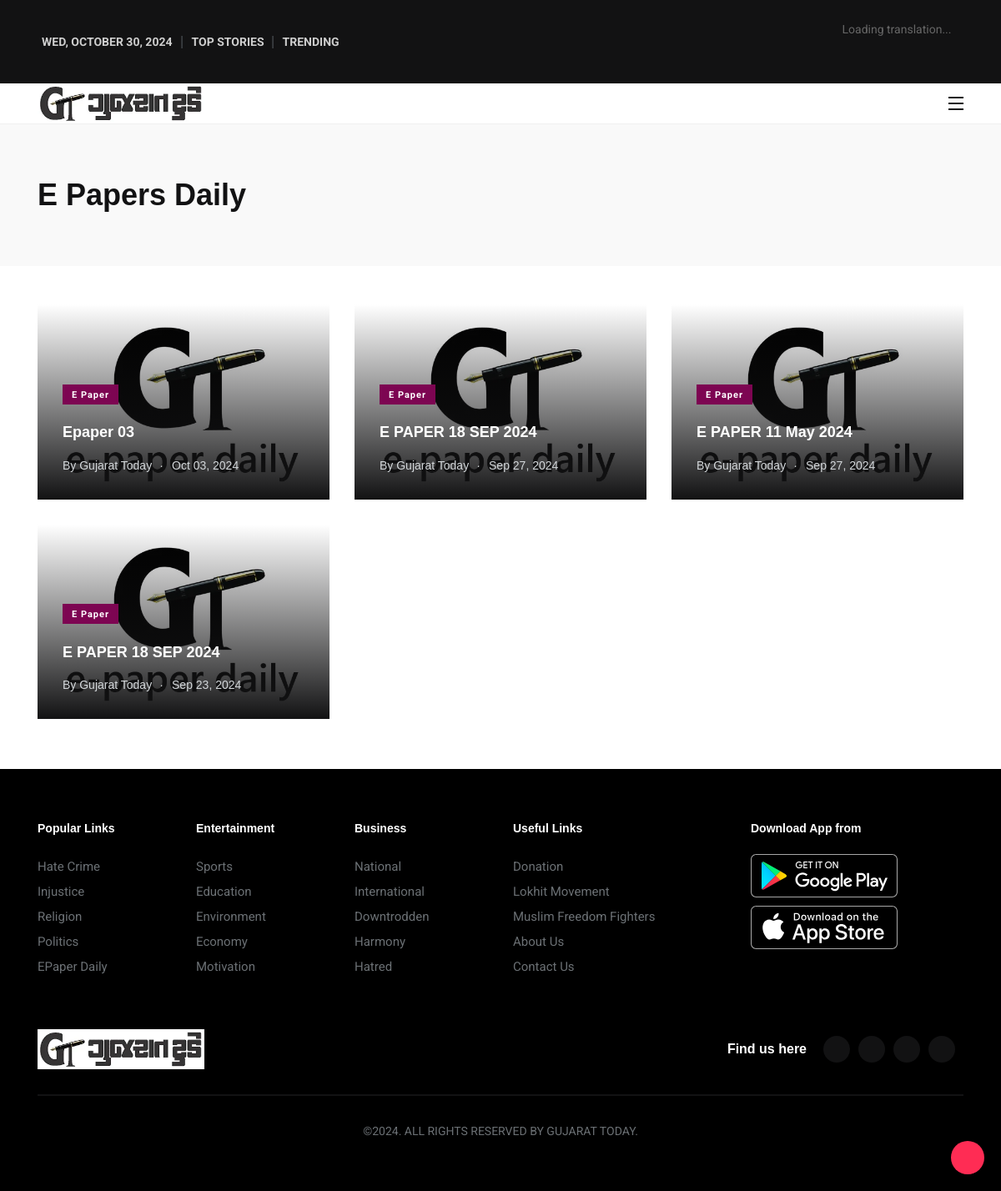
The page /epaper-daily/ on the database its author committed.
### myapp/models.py (models this page shows, shortened)
class SiteLogo(models.Model):
    logo = models.ImageField(upload_to='logos/')  # Directory where logos will be uploaded
    alt_text = models.CharField(max_length=255, blank=True, null=True)

class EpaperDaily(models.Model):
    title = models.CharField(max_length=255)
    pdf = models.FileField(upload_to='documents/')
    uploaded_at = models.DateTimeField(auto_now_add=True)
    name = models.CharField(max_length=255, default="E Papers Daily")
    class Meta:
        ordering = ['-uploaded_at']

### myapp/views.py (the view)
# urls.py: path('epaper-daily/', epaper_view, name='epaper_view'),
def epaper_view(request):
    logo = SiteLogo.objects.all()
    epaper_queryset = EpaperDaily.objects.all()
    items_per_page = 12  # Adjust the number of items per page if needed
    paginator = Paginator(epaper_queryset, items_per_page)
    page_number = request.GET.get('page', 1)  # Get current page number from request
    page_obj = paginator.get_page(page_number)
    return render(request, 'e-papers.html', {
        'logo': logo,
        'epaper': page_obj  # Pass the paginated object to the template
    })

### templates/e-papers.html (shortened to what this page needs)
{% extends 'base.html' %}
{% block start %}
<section class="banner banner__default bg-grey-light-three">
    <div class="container">
        <div class="row align-items-center">
            <div class="col-lg-12">
                <div class="post-title-wrapper">
                    <h2 class="m-b-xs-0 axil-post-title hover-line">E Papers Daily</h2>
                </div>
            </div>
        </div>
    </div>
</section>
<section class="section-gap section-gap-top__with-text trending-stories">
    <div class="container">
        <div class="row">
            {% for document in epaper %}
            <div class="col-lg-4">
                <div class="axil-img-container m-b-xs-30">
                    <a href="{{ document.pdf.url }}" class="d-block" target="_blank">
                        {% load static %}
                        <img src="{% static 'images/gt-epaper-daily.jpg' %}" alt="ePaper PDF" class="w-100">
                        <div class="grad-overlay"></div>
                    </a>
                    <div class="media post-block position-absolute">
                        <div class="media-body">
                            <div class="post-cat-group m-b-xs-10">
                                <a href="#" class="post-cat cat-btn text-capitalize" style="background-color: #7D0552;">
                                    e Paper
                                </a>
                            </div>
                            <div class="axil-media-bottom">
                                <h3 class="axil-post-title hover-line hover-line">
                                    <a href="{{ document.pdf.url }}" target="_blank">{{ document.title }}</a>
                                </h3>
                                <div class="post-metas">
                                    <ul class="list-inline">
                                        <li>By <a href="#">Gujarat Today</a></li>
                                        <li><i class="dot">.</i>{{ document.uploaded_at|date:"M d, Y" }}</li>
                                    </ul>
                                </div>
                            </div>
                        </div>
                    </div>
                </div>
            </div>
            {% endfor %}
        </div>
    </div>
</section>
{% endblock %}

### templates/base.html (shortened to what this page needs)
{% load static %}
<!DOCTYPE html>
<html lang="en">
<head>
	<link rel="stylesheet" href="https://stackpath.bootstrapcdn.com/bootstrap/4.5.2/css/bootstrap.min.css">
	<link rel="stylesheet" type="text/css" href="{% static 'css/fontawesome-all.min.css' %}">
	<link rel="stylesheet" type="text/css" href="{% static 'css/iconfont.css' %}">
	<link rel="stylesheet" type="text/css" href="{% static 'css/vendor/bootstrap.min.css' %}">
	<link rel="stylesheet" href="{% static 'css/vendor/owl.carousel.min.css' %}">
	<link rel="stylesheet" type="text/css" href="{% static 'css/vendor/magnific-popup.css' %}">
	<link rel="stylesheet" type="text/css" href="{% static 'css/vendor/animate.css' %}">
	<link rel="stylesheet" type="text/css" href="{% static 'css/vendor/slick.css' %}">
	<link rel="stylesheet" type="text/css" href="{% static 'css/style.css' %}">
	<link rel="stylesheet" type="text/css" href="{% static 'css/loader.css' %}">
	<link rel="stylesheet" href="https://cdnjs.cloudflare.com/ajax/libs/animate.css/4.1.1/animate.min.css" />
	<link rel="stylesheet"
		href="https://cdnjs.cloudflare.com/ajax/libs/OwlCarousel2/2.3.4/assets/owl.carousel.min.css" />
	<link rel="stylesheet"
		href="https://cdnjs.cloudflare.com/ajax/libs/OwlCarousel2/2.3.4/assets/owl.theme.default.min.css" />
</head>
<body>
	<div class="main-content">
		<header class="page-header">
			<div class="header-top bg-grey-dark-one">
				<div class="container">
					<div class="row align-items-center">
						<div class="col-lg-10 col-7">
							<b class="current-date text-uppercase mr-2" id="current-date"></b> <span
								class="top-head-category">|</span>
							<a href="/top-stories/"><b class="current-date text-uppercase p-2 top-head-category">Top
									Stories
									 </b></a> <span class="top-head-category">|</span>
							<a href="/trending-news/"><b
									class="current-date text-uppercase p-2 top-head-category">Trending  </b></a>
						</div>
						<div class="col-lg-2 col-5 text-right">
							<div id="google_translate_element">
								<p id="loading_message">Loading
									translation...</p>
							</div>
						</div>
					</div>
				</div>
			</div>
			<nav class="navbar bg-white">
				<div class="container">
					<div class="navbar-inner">
						<div class="brand-logo-container">
							<a href="{% url 'index' %}">
								{% for logo in logo %}
								<img src="{{ logo.logo.url }}" alt="{{ logo.alt_text }}" class="brand-logo">
								{% endfor %}
							</a>
						</div>
						<div class="navbar-extra-features ml-auto">
							<a href="#side-nav-toggler" class="side-nav-toggler" id="side-nav-toggler">
								<span></span>
								<span></span>
								<span></span>
							</a>
						</div>
						<div class="main-nav-toggler" id="goTopBtn" onclick="goToTop()">
						</div>
					</div>
				</div>
			</nav>
		</header>
	</div>
	{% block start %}
	{% endblock %}
	<footer class="page-footer bg-grey-dark-key">
		<div class="container">
			<div class="footer-top">
				<div class="row">
					<div class="col-lg-2 col-md-4 col-6">
						<div class="footer-widget">
							<h2 class="footer-widget-title">
								Popular Links
							</h2>
							<ul class="footer-nav">
								<li><a href="/hate-crime">Hate Crime</a></li>
								<li><a href="/injustice">Injustice</a></li>
								<li><a href="/religion">Religion</a></li>
								<li><a href="/politics">Politics</a></li>
								<li><a href="/epaper-daily">EPaper Daily</a></li>
							</ul>
						</div>
					</div>
					<div class="col-lg-2 col-md-4 col-6">
						<div class="footer-widget">
							<h2 class="footer-widget-title">
								Entertainment
							</h2>
							<ul class="footer-nav">
								<li><a href="/sports">Sports</a></li>
								<li><a href="/education">Education</a></li>
								<li><a href="/environment">Environment</a></li>
								<li><a href="/economy">Economy</a></li>
								<li><a href="/motivation">Motivation</a></li>
							</ul>
						</div>
					</div>
					<div class="col-lg-2 col-md-4 col-6">
						<div class="footer-widget">
							<h2 class="footer-widget-title">
								Business
							</h2>
							<ul class="footer-nav">
								<li><a href="/national">National</a></li>
								<li><a href="/international">International</a></li>
								<li><a href="/downtrodden">Downtrodden</a></li>
								<li><a href="/harmony">Harmony</a></li>
								<li><a href="/hatred">Hatred</a></li>
							</ul>
						</div>
					</div>
					<div class="col-lg-3 col-md-4 col-6">
						<div class="footer-widget">
							<h2 class="footer-widget-title">
								Useful Links
							</h2>
							<ul class="footer-nav">
								<li><a href="/donation">Donation</a></li>
								<li><a href="/lokhit-movement">Lokhit Movement</a></li>
								<li><a href="/muslim-freedom-fighters">Muslim Freedom Fighters</a></li>
								<li><a href="/about-us">About Us</a></li>
								<li><a href="/contact">Contact Us</a></li>
							</ul>
						</div>
					</div>
					<div class="col-lg-2 col-md-4 col-12">
						<div class="footer-widget app-img">
							<h2 class="footer-widget-title">
								Download App from
							</h2>
							<a target="_blank" href="#" rel="noopener noreferrer"><img loading="lazy"
									src="/static/images/playstore.svg" height="52" width="176"
									alt="Download android app - Divya Bhaskar" class="mb-3 m-r-xs-10"></a>
							<a target="_blank" href="#" rel="noopener noreferrer"><img loading="lazy" class="mb-3"
									src="/static/images/ios.svg" height="52" width="176"
									alt="Download android app - Divya Bhaskar"></a>
						</div>
					</div>
				</div>
			</div>
			<div class="footer-mid">
				<div class="row align-items-center">
					<div class="col-md">
						<div class="footer-logo-container">
							<a href="{% url 'index' %}">
								{% for logo in logo %}
								<img src="{{ logo.logo.url }}" alt="{{ logo.alt_text }}" class="brand-logo">
								{% endfor %}
							</a>
						</div>
					</div>
					<div class="col-md-auto">
						<div class="footer-social-share-wrapper">
							<div class="footer-social-share">
								<div class="axil-social-title">Find us here</div>
								<ul class="social-share social-share__with-bg">
									<li><a href="https://www.facebook.com/gujarattodaydaily" target="_blank"></a></li>
									<li><a href="https://x.com/gujarattoday" target="_blank"></a></li>
									<li><a href="https://www.instagram.com/gujarattodaydaily/" target="_blank"></a></li>
									<li><a href="https://www.youtube.com/channel/UCsYlCmM_grlXQjzUiAPWmEQ"
											target="_blank"></a></li>
								</ul>
							</div>
						</div>
					</div>
				</div>
			</div>
			<div class="footer-bottom">
				<p class="axil-copyright-txt justify-content-center text-uppercase">
					©<span id="currentYear"> </span>. All rights reserved by Gujarat Today.
				</p>
			</div>
		</div>
	</footer>
</body>
</html>

### rows shown on the page
SiteLogo: logo (picture)
EpaperDaily: title "Epaper 03", uploaded_at "Oct 03, 2024"
EpaperDaily: title "E PAPER 18 SEP 2024", uploaded_at "Sep 27, 2024"
EpaperDaily: title "E PAPER 11 May 2024", uploaded_at "Sep 27, 2024"
EpaperDaily: title "E PAPER 18 SEP 2024", uploaded_at "Sep 23, 2024"
